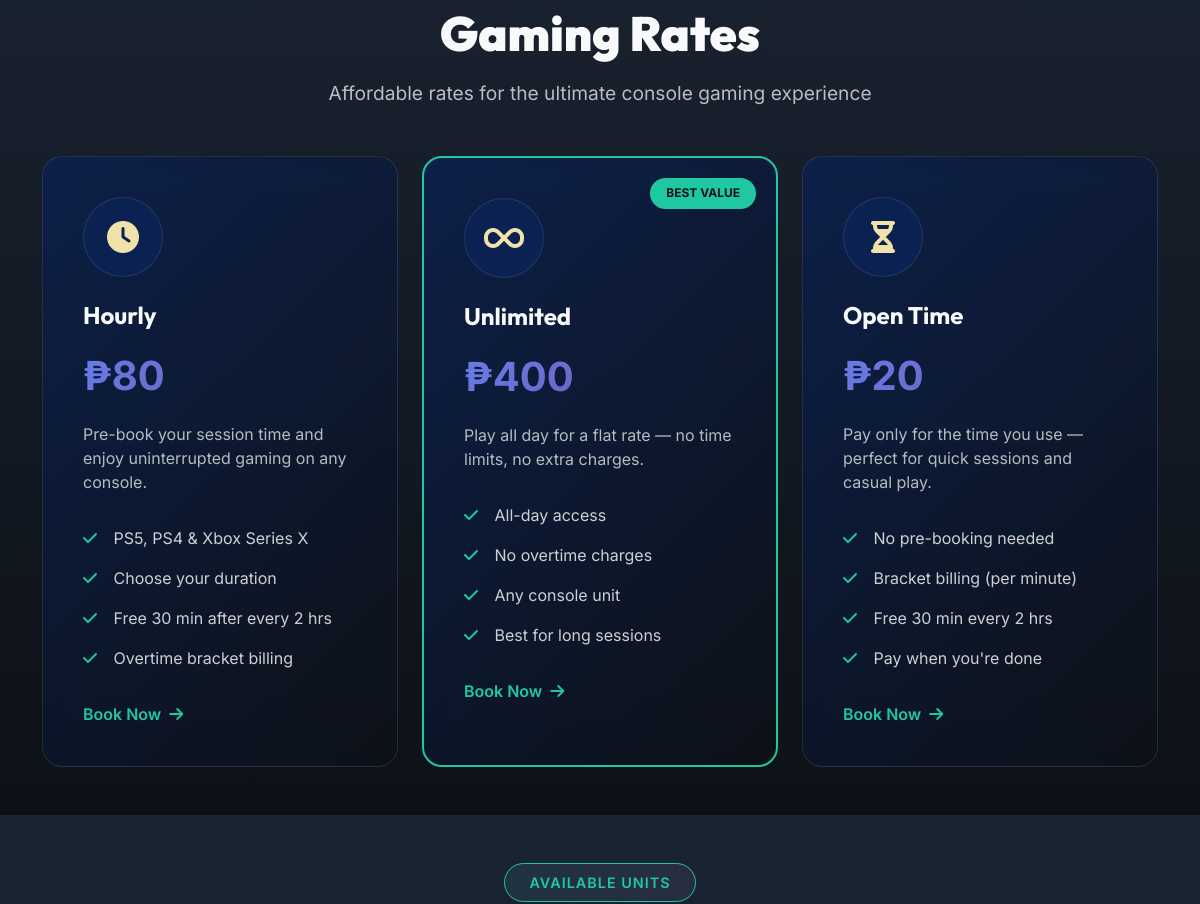
Before: / (middle part) with the older database file.
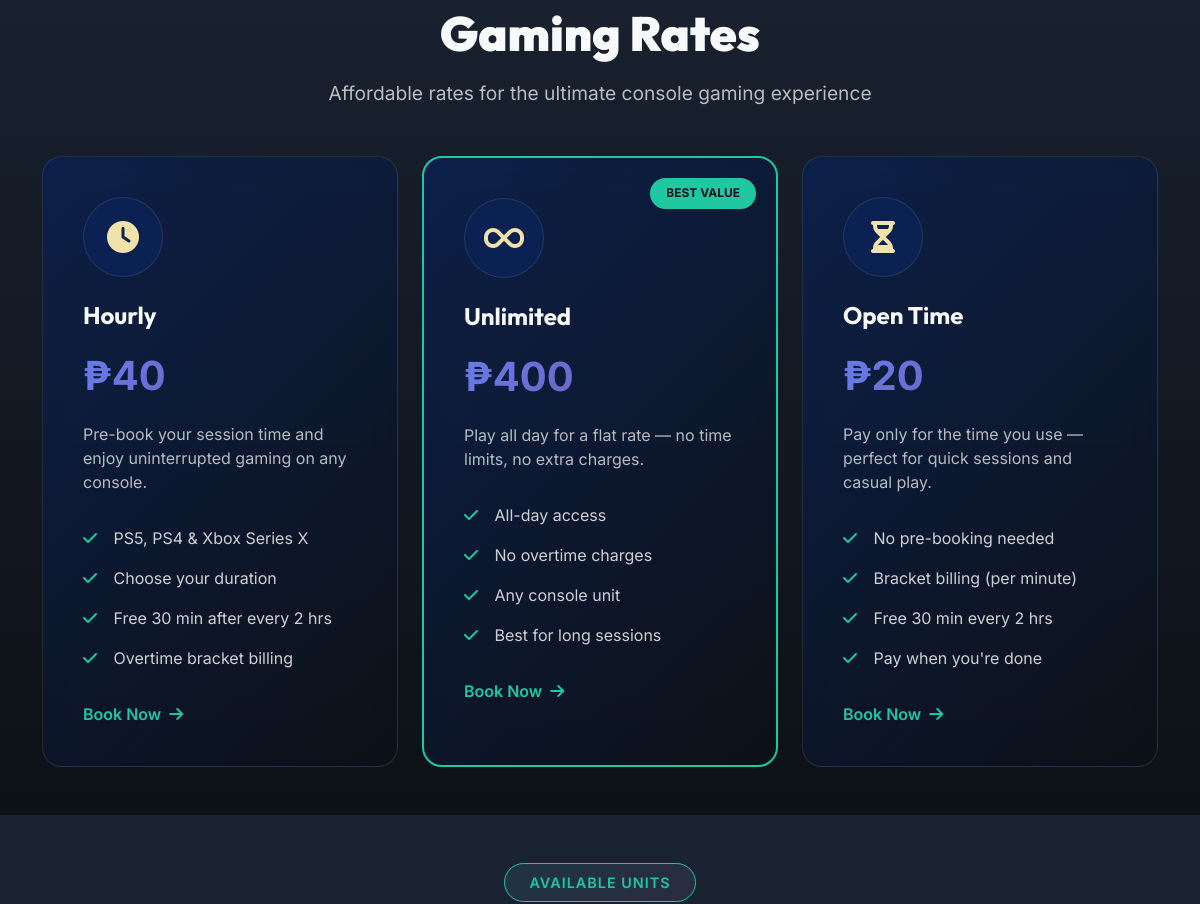
After: the same page with the newer database file.
### tables this page shows
CREATE TABLE `system_settings` (
  `setting_id` int(11) NOT NULL,
  `setting_key` varchar(50) NOT NULL,
  `setting_value` text NOT NULL,
  `description` varchar(255) DEFAULT NULL,
  `updated_at` datetime NOT NULL DEFAULT current_timestamp() ON UPDATE current_timestamp()
);

### includes/db_functions.php (called while the page is built, shortened)
<?php
require_once __DIR__ . '/db_config.php';
function getSetting($key) {
    global $conn;
    $stmt = $conn->prepare("SELECT setting_value FROM system_settings WHERE setting_key = ?");
    $stmt->bind_param("s", $key);
    $stmt->execute();
    $result = $stmt->get_result();
    if ($result->num_rows > 0) {
        return $result->fetch_assoc()['setting_value'];
    }
    return null;
}
?>

### sections/units.php (the view, shortened to what this page needs)
<?php
require_once __DIR__ . '/../includes/db_functions.php';
?>
<section id="units" class="units-section py-5">
    <div class="container">
        <div class="section-header text-center mb-5" data-aos="fade-up">
            <span class="section-tag">Available Units</span>
        </div>
    </div>
</section>

### sections/services.php (shortened to what this page needs)
<?php
require_once __DIR__ . '/../includes/db_functions.php';
$hourlyRate    = (float)(getSetting('ps5_hourly_rate') ?? 80);
$unlimitedRate = (float)(getSetting('unlimited_rate') ?? 400);
?>
<section id="gaming" class="services-section py-5">
    <div class="container">
        <div class="section-header text-center mb-5" data-aos="fade-up">
            <h2 class="section-title">Gaming Rates</h2>
            <p class="section-subtitle">Affordable rates for the ultimate console gaming experience</p>
        </div>
        <div class="row g-4 justify-content-center">
            <div class="col-md-6 col-lg-4" data-aos="fade-up" data-aos-delay="100">
                <div class="service-card">
                    <div class="service-icon">
                        <i class="fas fa-clock"></i>
                    </div>
                    <h3 class="service-title">Hourly</h3>
                    <div class="price-tag">₱<?= number_format($hourlyRate, 0) ?><span>/hour</span></div>
                    <p class="service-description">
                        Pre-book your session time and enjoy uninterrupted gaming on any console.
                    </p>
                    <ul class="service-features">
                        <li><i class="fas fa-check"></i> PS5, PS4 & Xbox Series X</li>
                        <li><i class="fas fa-check"></i> Choose your duration</li>
                        <li><i class="fas fa-check"></i> Free 30 min after every 2 hrs</li>
                        <li><i class="fas fa-check"></i> Overtime bracket billing</li>
                    </ul>
                    <a href="#booking" class="service-link">Book Now <i class="fas fa-arrow-right"></i></a>
                </div>
            </div>
            <div class="col-md-6 col-lg-4" data-aos="fade-up" data-aos-delay="200">
                <div class="service-card featured">
                    <div class="featured-badge">BEST VALUE</div>
                    <div class="service-icon">
                        <i class="fas fa-infinity"></i>
                    </div>
                    <h3 class="service-title">Unlimited</h3>
                    <div class="price-tag">₱<?= number_format($unlimitedRate, 0) ?><span>/session</span></div>
                    <p class="service-description">
                        Play all day for a flat rate — no time limits, no extra charges.
                    </p>
                    <ul class="service-features">
                        <li><i class="fas fa-check"></i> All-day access</li>
                        <li><i class="fas fa-check"></i> No overtime charges</li>
                        <li><i class="fas fa-check"></i> Any console unit</li>
                        <li><i class="fas fa-check"></i> Best for long sessions</li>
                    </ul>
                    <a href="#booking" class="service-link">Book Now <i class="fas fa-arrow-right"></i></a>
                </div>
            </div>
            <div class="col-md-6 col-lg-4" data-aos="fade-up" data-aos-delay="300">
                <div class="service-card">
                    <div class="service-icon">
                        <i class="fas fa-hourglass-half"></i>
                    </div>
                    <h3 class="service-title">Open Time</h3>
                    <div class="price-tag">₱20<span>starts at</span></div>
                    <p class="service-description">
                        Pay only for the time you use — perfect for quick sessions and casual play.
                    </p>
                    <ul class="service-features">
                        <li><i class="fas fa-check"></i> No pre-booking needed</li>
                        <li><i class="fas fa-check"></i> Bracket billing (per minute)</li>
                        <li><i class="fas fa-check"></i> Free 30 min every 2 hrs</li>
                        <li><i class="fas fa-check"></i> Pay when you're done</li>
                    </ul>
                    <a href="#booking" class="service-link">Book Now <i class="fas fa-arrow-right"></i></a>
                </div>
            </div>
        </div>
    </div>
</section>

Changed rows visible on the page:
changed system_settings (number 1 of 2 on the later page): setting_value "80" → "40"
